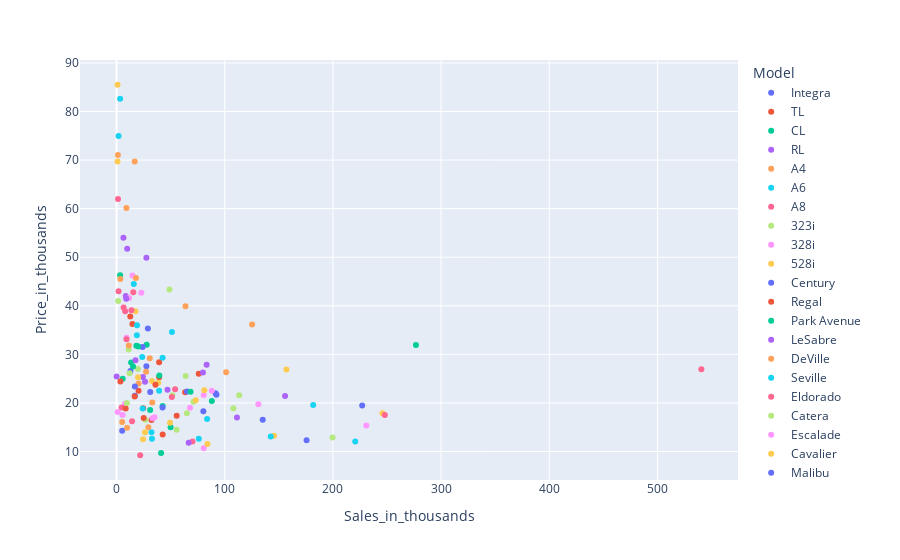

This figure's notebook cell:
### Code cell
px.scatter(dt,x='Sales_in_thousands',y='Price_in_thousands',color='Model')
